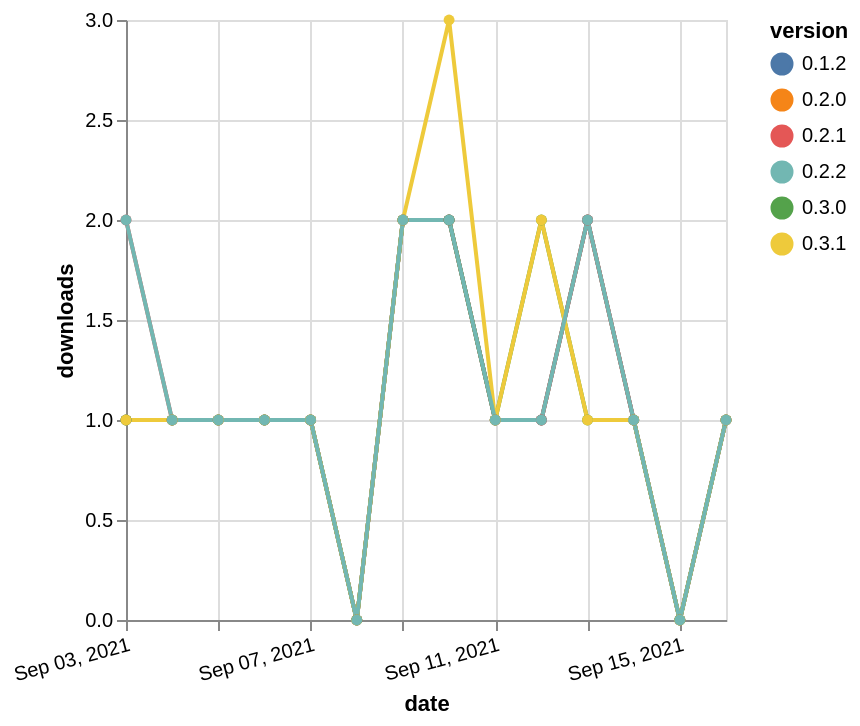

The Vega-Lite source for this figure:
### Vega-Lite specification from a JSON file in a GitHub repository (floating-point values rounded to 4 significant figures)
{"$schema": "https://vega.github.io/schema/vega-lite/v5.json", "description": "A simple bar chart with embedded data.", "data": {"values": [{"date": "2021-09-03", "total": 245, "delta": 1, "version": "0.2.0"}, {"date": "2021-09-04", "total": 246, "delta": 1, "version": "0.2.0"}, {"date": "2021-09-05", "total": 247, "delta": 1, "version": "0.2.0"}, {"date": "2021-09-06", "total": 248, "delta": 1, "version": "0.2.0"}, {"date": "2021-09-07", "total": 249, "delta": 1, "version": "0.2.0"}, {"date": "2021-09-08", "total": 249, "delta": 0, "version": "0.2.0"}, {"date": "2021-09-09", "total": 251, "delta": 2, "version": "0.2.0"}, {"date": "2021-09-10", "total": 253, "delta": 2, "version": "0.2.0"}, {"date": "2021-09-11", "total": 254, "delta": 1, "version": "0.2.0"}, {"date": "2021-09-12", "total": 255, "delta": 1, "version": "0.2.0"}, {"date": "2021-09-13", "total": 257, "delta": 2, "version": "0.2.0"}, {"date": "2021-09-14", "total": 258, "delta": 1, "version": "0.2.0"}, {"date": "2021-09-15", "total": 258, "delta": 0, "version": "0.2.0"}, {"date": "2021-09-16", "total": 259, "delta": 1, "version": "0.2.0"}, {"date": "2021-09-03", "total": 241, "delta": 1, "version": "0.1.2"}, {"date": "2021-09-04", "total": 242, "delta": 1, "version": "0.1.2"}, {"date": "2021-09-05", "total": 243, "delta": 1, "version": "0.1.2"}, {"date": "2021-09-06", "total": 244, "delta": 1, "version": "0.1.2"}, {"date": "2021-09-07", "total": 245, "delta": 1, "version": "0.1.2"}, {"date": "2021-09-08", "total": 245, "delta": 0, "version": "0.1.2"}, {"date": "2021-09-09", "total": 247, "delta": 2, "version": "0.1.2"}, {"date": "2021-09-10", "total": 249, "delta": 2, "version": "0.1.2"}, {"date": "2021-09-11", "total": 250, "delta": 1, "version": "0.1.2"}, {"date": "2021-09-12", "total": 251, "delta": 1, "version": "0.1.2"}, {"date": "2021-09-13", "total": 253, "delta": 2, "version": "0.1.2"}, {"date": "2021-09-14", "total": 254, "delta": 1, "version": "0.1.2"}, {"date": "2021-09-15", "total": 254, "delta": 0, "version": "0.1.2"}, {"date": "2021-09-16", "total": 255, "delta": 1, "version": "0.1.2"}, {"date": "2021-09-03", "total": 247, "delta": 2, "version": "0.2.1"}, {"date": "2021-09-04", "total": 248, "delta": 1, "version": "0.2.1"}, {"date": "2021-09-05", "total": 249, "delta": 1, "version": "0.2.1"}, {"date": "2021-09-06", "total": 250, "delta": 1, "version": "0.2.1"}, {"date": "2021-09-07", "total": 251, "delta": 1, "version": "0.2.1"}, {"date": "2021-09-08", "total": 251, "delta": 0, "version": "0.2.1"}, {"date": "2021-09-09", "total": 253, "delta": 2, "version": "0.2.1"}, {"date": "2021-09-10", "total": 255, "delta": 2, "version": "0.2.1"}, {"date": "2021-09-11", "total": 256, "delta": 1, "version": "0.2.1"}, {"date": "2021-09-12", "total": 257, "delta": 1, "version": "0.2.1"}, {"date": "2021-09-13", "total": 259, "delta": 2, "version": "0.2.1"}, {"date": "2021-09-14", "total": 260, "delta": 1, "version": "0.2.1"}, {"date": "2021-09-15", "total": 260, "delta": 0, "version": "0.2.1"}, {"date": "2021-09-16", "total": 261, "delta": 1, "version": "0.2.1"}, {"date": "2021-09-03", "total": 224, "delta": 1, "version": "0.3.0"}, {"date": "2021-09-04", "total": 225, "delta": 1, "version": "0.3.0"}, {"date": "2021-09-05", "total": 226, "delta": 1, "version": "0.3.0"}, {"date": "2021-09-06", "total": 227, "delta": 1, "version": "0.3.0"}, {"date": "2021-09-07", "total": 228, "delta": 1, "version": "0.3.0"}, {"date": "2021-09-08", "total": 228, "delta": 0, "version": "0.3.0"}, {"date": "2021-09-09", "total": 230, "delta": 2, "version": "0.3.0"}, {"date": "2021-09-10", "total": 232, "delta": 2, "version": "0.3.0"}, {"date": "2021-09-11", "total": 233, "delta": 1, "version": "0.3.0"}, {"date": "2021-09-12", "total": 235, "delta": 2, "version": "0.3.0"}, {"date": "2021-09-13", "total": 236, "delta": 1, "version": "0.3.0"}, {"date": "2021-09-14", "total": 237, "delta": 1, "version": "0.3.0"}, {"date": "2021-09-15", "total": 237, "delta": 0, "version": "0.3.0"}, {"date": "2021-09-16", "total": 238, "delta": 1, "version": "0.3.0"}, {"date": "2021-09-03", "total": 227, "delta": 1, "version": "0.3.1"}, {"date": "2021-09-04", "total": 228, "delta": 1, "version": "0.3.1"}, {"date": "2021-09-05", "total": 229, "delta": 1, "version": "0.3.1"}, {"date": "2021-09-06", "total": 230, "delta": 1, "version": "0.3.1"}, {"date": "2021-09-07", "total": 231, "delta": 1, "version": "0.3.1"}, {"date": "2021-09-08", "total": 231, "delta": 0, "version": "0.3.1"}, {"date": "2021-09-09", "total": 233, "delta": 2, "version": "0.3.1"}, {"date": "2021-09-10", "total": 236, "delta": 3, "version": "0.3.1"}, {"date": "2021-09-11", "total": 237, "delta": 1, "version": "0.3.1"}, {"date": "2021-09-12", "total": 239, "delta": 2, "version": "0.3.1"}, {"date": "2021-09-13", "total": 240, "delta": 1, "version": "0.3.1"}, {"date": "2021-09-14", "total": 241, "delta": 1, "version": "0.3.1"}, {"date": "2021-09-15", "total": 241, "delta": 0, "version": "0.3.1"}, {"date": "2021-09-16", "total": 242, "delta": 1, "version": "0.3.1"}, {"date": "2021-09-03", "total": 233, "delta": 2, "version": "0.2.2"}, {"date": "2021-09-04", "total": 234, "delta": 1, "version": "0.2.2"}, {"date": "2021-09-05", "total": 235, "delta": 1, "version": "0.2.2"}, {"date": "2021-09-06", "total": 236, "delta": 1, "version": "0.2.2"}, {"date": "2021-09-07", "total": 237, "delta": 1, "version": "0.2.2"}, {"date": "2021-09-08", "total": 237, "delta": 0, "version": "0.2.2"}, {"date": "2021-09-09", "total": 239, "delta": 2, "version": "0.2.2"}, {"date": "2021-09-10", "total": 241, "delta": 2, "version": "0.2.2"}, {"date": "2021-09-11", "total": 242, "delta": 1, "version": "0.2.2"}, {"date": "2021-09-12", "total": 243, "delta": 1, "version": "0.2.2"}, {"date": "2021-09-13", "total": 245, "delta": 2, "version": "0.2.2"}, {"date": "2021-09-14", "total": 246, "delta": 1, "version": "0.2.2"}, {"date": "2021-09-15", "total": 246, "delta": 0, "version": "0.2.2"}, {"date": "2021-09-16", "total": 247, "delta": 1, "version": "0.2.2"}]}, "width": "container", "mark": {"type": "line", "point": {"filled": true}}, "encoding": {"x": {"field": "date", "type": "temporal", "timeUnit": "yearmonthdate", "title": "date", "axis": {"labelAngle": -15}}, "y": {"field": "delta", "type": "quantitative", "title": "downloads"}, "color": {"field": "version", "type": "nominal"}, "tooltip": {"field": "delta"}}}
